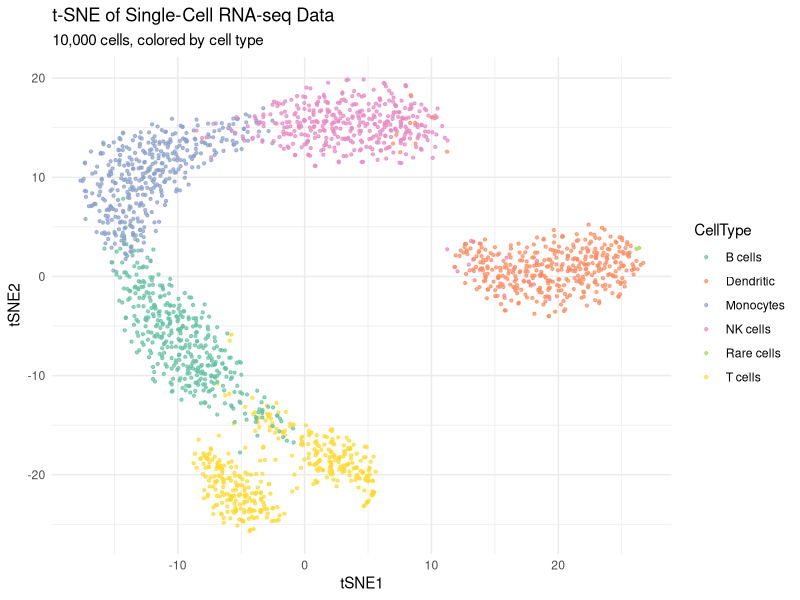

The R source for this figure:
# Generate example single-cell RNA-seq t-SNE visualization
library(Rtsne)
library(ggplot2)

# Simulate single-cell data with distinct cell types
set.seed(123)
n_cells <- 2000  # Simplified for example
n_genes <- 50    # After PCA reduction

# Create 5 major cell types with some subclusters
cell_types <- c("T cells", "B cells", "Monocytes", "NK cells", "Dendritic")
n_per_type <- n_cells / length(cell_types)

# Generate data with distinct clusters
data <- matrix(rnorm(n_cells * n_genes), nrow = n_cells)
labels <- rep(cell_types, each = n_per_type)

# Add cluster structure
for(i in 1:length(cell_types)) {
  idx <- which(labels == cell_types[i])
  # Shift each cell type in feature space
  data[idx, ] <- data[idx, ] + rnorm(n_genes, mean = i * 2, sd = 0.5)
  
  # Add some subclusters within cell types
  if(i == 1) {  # T cells have subtypes
    subtype1 <- idx[1:(length(idx)/2)]
    data[subtype1, 1:10] <- data[subtype1, 1:10] + 2
  }
}

# Add a rare cell population (0.1%)
n_rare <- round(n_cells * 0.001)
rare_idx <- sample(1:n_cells, n_rare)
data[rare_idx, ] <- data[rare_idx, ] + rnorm(n_genes, mean = 10, sd = 1)
labels[rare_idx] <- "Rare cells"

# Run t-SNE
tsne_result <- Rtsne(data, perplexity = 30, verbose = TRUE)

# Create visualization
df <- data.frame(
  tSNE1 = tsne_result$Y[,1],
  tSNE2 = tsne_result$Y[,2],
  CellType = as.factor(labels)
)

p <- ggplot(df, aes(x = tSNE1, y = tSNE2, color = CellType)) +
  geom_point(size = 0.8, alpha = 0.7) +
  theme_minimal() +
  labs(title = "t-SNE of Single-Cell RNA-seq Data",
       subtitle = "10,000 cells, colored by cell type") +
  theme(legend.position = "right") +
  scale_color_brewer(palette = "Set2")

ggsave("./Figures/scrna_tsne.png", p, width = 8, height = 6, dpi = 150)
